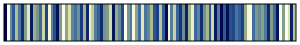

The script that drew this image:
# 
#         davosS
#                   www.fabiocrameri.ch/colourmaps
from matplotlib.colors import LinearSegmentedColormap      
      
cm_data = [[0, 0.019685, 0.29201],      
           [0.99123, 0.99027, 0.95718],      
           [0.40896, 0.54645, 0.58144],      
           [0.17713, 0.34467, 0.58337],      
           [0.6983, 0.75318, 0.56026],      
           [0.2941, 0.46407, 0.61562],      
           [0.076446, 0.18952, 0.46021],      
           [0.52777, 0.62551, 0.53686],      
           [0.9112, 0.92095, 0.75278],      
           [0.032137, 0.11127, 0.38047],      
           [0.60422, 0.68107, 0.53189],      
           [0.46433, 0.58253, 0.55775],      
           [0.23311, 0.40823, 0.61049],      
           [0.81025, 0.84085, 0.63691],      
           [0.12214, 0.26702, 0.52947],      
           [0.96506, 0.96546, 0.85817],      
           [0.3503, 0.50682, 0.60387],      
           [0.14883, 0.30685, 0.55945],      
           [0.011304, 0.069327, 0.33618],      
           [0.49509, 0.60303, 0.5462],      
           [0.98089, 0.97976, 0.90905],      
           [0.56362, 0.65108, 0.53132],      
           [0.86585, 0.88476, 0.69326],      
           [0.37973, 0.5271, 0.59346],      
           [0.26367, 0.43766, 0.61581],      
           [0.43459, 0.56313, 0.57033],      
           [0.097192, 0.22598, 0.49432],      
           [0.64497, 0.71199, 0.53977],      
           [0.053198, 0.14777, 0.4185],      
           [0.94103, 0.94521, 0.80357],      
           [0.75743, 0.79936, 0.59516],      
           [0.32425, 0.48781, 0.6109],      
           [0.20668, 0.37989, 0.60073],      
           [0.06489, 0.16864, 0.43966],      
           [0.44937, 0.57275, 0.56398],      
           [0.51112, 0.61395, 0.54116],      
           [0.83907, 0.86357, 0.66429],      
           [0.021233, 0.090352, 0.35838],      
           [0.58321, 0.66544, 0.53067],      
           [0.39435, 0.53685, 0.58759],      
           [0.1353, 0.28713, 0.54517],      
           [0.9866, 0.98537, 0.93338],      
           [0.47953, 0.5926, 0.55178],      
           [0.30924, 0.47623, 0.61375],      
           [0.97382, 0.97321, 0.88403],      
           [0.54521, 0.63783, 0.53348],      
           [0.24839, 0.42333, 0.61388],      
           [0.89001, 0.90397, 0.72299],      
           [0.27892, 0.45122, 0.61635],      
           [0.36505, 0.51712, 0.59892],      
           [0.67075, 0.73183, 0.54832],      
           [0.16281, 0.32604, 0.57221],      
           [0.10953, 0.2466, 0.51247],      
           [0.72736, 0.77583, 0.57587],      
           [0.19176, 0.36264, 0.59289],      
           [0.0023129, 0.047559, 0.314],      
           [0.95425, 0.95622, 0.83137],      
           [0.33546, 0.49612, 0.60817],      
           [0.7878, 0.82319, 0.61789],      
           [0.21795, 0.39233, 0.60552],      
           [0.088241, 0.21038, 0.48004],      
           [0.41992, 0.55359, 0.57672],      
           [0.041347, 0.12687, 0.39688],      
           [0.62684, 0.69816, 0.53539],      
           [0.92509, 0.93217, 0.77484],      
           [0.22553, 0.40038, 0.60821],      
           [0.3577, 0.51201, 0.60146],      
           [0.070681, 0.17908, 0.45002],      
           [0.44197, 0.56792, 0.56715],      
           [0.65764, 0.72171, 0.54364],      
           [0.16993, 0.33545, 0.57799],      
           [0.82487, 0.85237, 0.65035],      
           [0.02654, 0.10079, 0.36945],      
           [0.31676, 0.48209, 0.61244],      
           [0, 0.034324, 0.30295],      
           [0.18441, 0.35374, 0.58833],      
           [0.0066067, 0.058541, 0.32508],      
           [0.15579, 0.31652, 0.56602],      
           [0.12867, 0.27714, 0.53749],      
           [0.2865, 0.45772, 0.61613],      
           [0.19916, 0.37135, 0.59702],      
           [0.1158, 0.25686, 0.52112],      
           [0.59353, 0.67309, 0.53102],      
           [0.96967, 0.9695, 0.87121],      
           [0.97755, 0.97662, 0.89664],      
           [0.256, 0.43059, 0.61502],      
           [0.48726, 0.59776, 0.54894],      
           [0.40165, 0.54165, 0.58455],      
           [0.53639, 0.63156, 0.53503],      
           [0.30167, 0.47023, 0.61482],      
           [0.05913, 0.15821, 0.42915],      
           [0.50303, 0.60843, 0.5436],      
           [0.24073, 0.41588, 0.61238],      
           [0.01619, 0.079806, 0.3473],      
           [0.9839, 0.98267, 0.9213],      
           [0.51937, 0.61965, 0.53891],      
           [0.98903, 0.98789, 0.94534],      
           [0.85276, 0.87439, 0.67863],      
           [0.047327, 0.13734, 0.40774],      
           [0.71266, 0.76436, 0.5676]]      
      
davosS_map = LinearSegmentedColormap.from_list('davosS', cm_data)      
# For use of "viscm view"      
test_cm = davosS_map      
      
if __name__ == "__main__":      
    import matplotlib.pyplot as plt      
    import numpy as np      
      
    try:      
        from viscm import viscm      
        viscm(davosS_map)      
    except ImportError:      
        print("viscm not found, falling back on simple display")      
        plt.imshow(np.linspace(0, 100, 256)[None, :], aspect='auto',      
                   cmap=davosS_map)      
    plt.show()      
